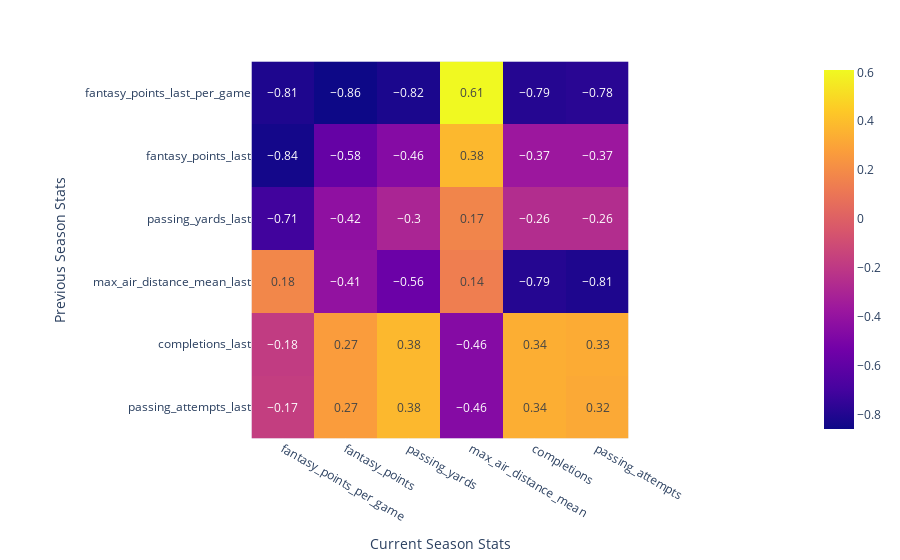
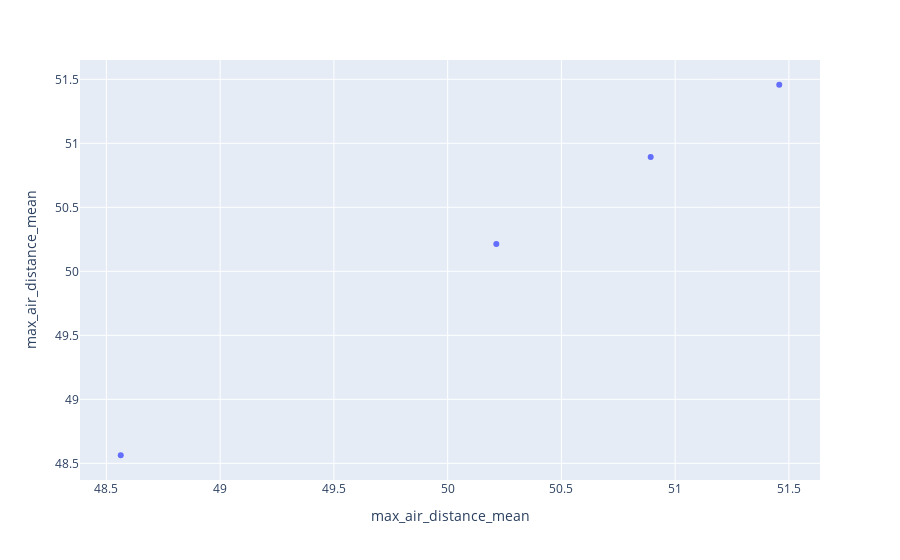

The cell these charts' notebook holds for them, in order:
### Code cell
query = "passer == 'P.Mahomes'"
player_df = filter_df(explore_df, query, x, y)

### Figure 1 — Plotly figure (JSON) as saved in the notebook; plotly's stock layout.template omitted (floating-point values rounded to 4 significant figures)
{"data": [{"coloraxis": "coloraxis", "hovertemplate": "Current Season Stats: %{x}<br>Previous Season Stats: %{y}<br>color: %{z}<extra></extra>", "name": "0", "texttemplate": "%{z}", "type": "heatmap", "x": ["fantasy_points_per_game", "fantasy_points", "passing_yards", "max_air_distance_mean", "completions", "passing_attempts"], "xaxis": "x", "y": ["fantasy_points_last_per_game", "fantasy_points_last", "passing_yards_last", "max_air_distance_mean_last", "completions_last", "passing_attempts_last"], "yaxis": "y", "z": [[-0.81, -0.86, -0.82, 0.61, -0.79, -0.78], [-0.84, -0.58, -0.46, 0.38, -0.37, -0.37], [-0.71, -0.42, -0.3, 0.17, -0.26, -0.26], [0.18, -0.41, -0.56, 0.14, -0.79, -0.81], [-0.18, 0.27, 0.38, -0.46, 0.34, 0.33], [-0.17, 0.27, 0.38, -0.46, 0.34, 0.32]]}], "layout": {"coloraxis": {"colorscale": [[0, "#0d0887"], [0.1111, "#46039f"], [0.2222, "#7201a8"], [0.3333, "#9c179e"], [0.4444, "#bd3786"], [0.5556, "#d8576b"], [0.6667, "#ed7953"], [0.7778, "#fb9f3a"], [0.8889, "#fdca26"], [1, "#f0f921"]]}, "margin": {"t": 60}, "xaxis": {"anchor": "y", "constrain": "domain", "domain": [0, 1], "scaleanchor": "y", "title": {"text": "Current Season Stats"}}, "yaxis": {"anchor": "x", "autorange": "reversed", "constrain": "domain", "domain": [0, 1], "title": {"text": "Previous Season Stats"}}}}

### Figure 2 — Plotly figure (JSON) as saved in the notebook; plotly's stock layout.template omitted (floating-point values rounded to 4 significant figures)
{"data": [{"customdata": [["P.Mahomes", 2019, 23], ["P.Mahomes", 2020, 24], ["P.Mahomes", 2021, 25], ["P.Mahomes", 2022, 26]], "hovertemplate": "max_air_distance_mean=%{y}<br>passer=%{customdata[0]}<br>season=%{customdata[1]}<br>age=%{customdata[2]}<extra></extra>", "legendgroup": "", "marker": {"color": "#636efa", "symbol": "circle"}, "mode": "markers", "name": "", "orientation": "v", "showlegend": false, "type": "scatter", "x": [51.46, 50.21, 50.89, 48.56], "xaxis": "x", "y": [51.46, 50.21, 50.89, 48.56], "yaxis": "y"}], "layout": {"legend": {"tracegroupgap": 0}, "margin": {"t": 60}, "xaxis": {"anchor": "y", "domain": [0, 1], "title": {"text": "max_air_distance_mean"}}, "yaxis": {"anchor": "x", "domain": [0, 1], "title": {"text": "max_air_distance_mean"}}}}
